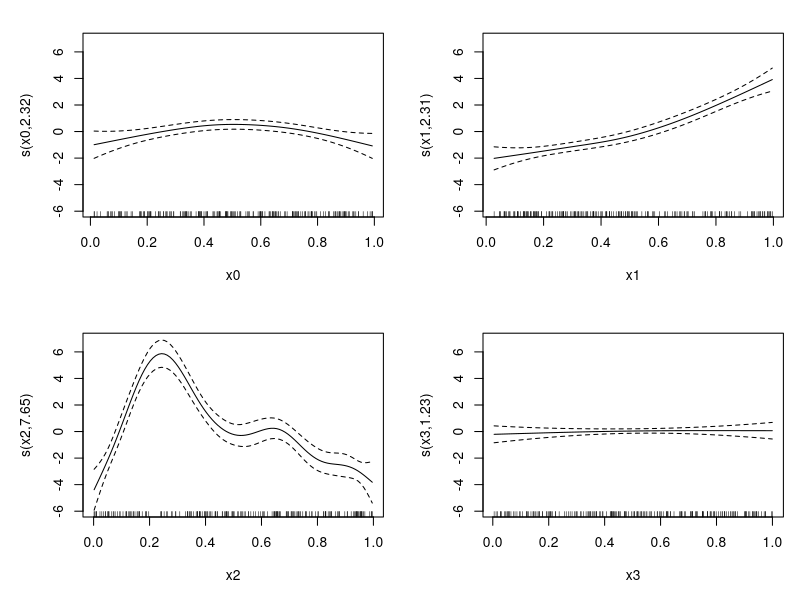
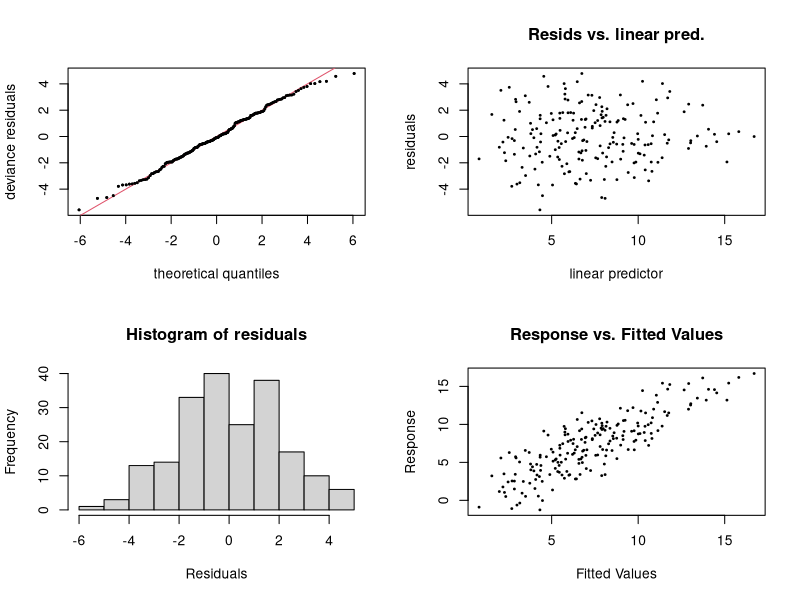

Recreate these plots in R, in order.
library(mgcv)


### Name: gam.check
### Title: Some diagnostics for a fitted gam model
### Aliases: gam.check
### Keywords: models smooth regression

### ** Examples

library(mgcv)
set.seed(0)
dat <- gamSim(1,n=200)
b<-gam(y~s(x0)+s(x1)+s(x2)+s(x3),data=dat)
plot(b,pages=1)
gam.check(b,pch=19,cex=.3)
